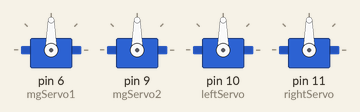
A sketch run on a simulated Arduino Uno, built with avr-gcc and run on an emulated ATmega328P. Shown: 4 × servo. At 6.3 s the program stops and its outputs stay as they are.

Above: at 0.1 s.
At 0.8 s:
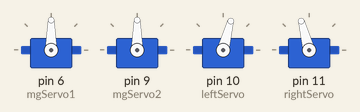
At 3.6 s:
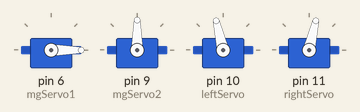
At 5.7 s:
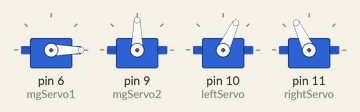
Timing chart, 0 to 7.2 s (numbered marks = the images above):
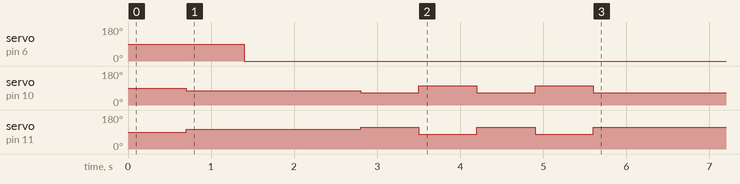

The sketch:

clap.ino
```cpp
#include <Servo.h>

Servo mgServo1;
Servo mgServo2;
Servo leftServo;
Servo rightServo;

void setup() {
  mgServo1.attach(6);
  mgServo2.attach(9);
  leftServo.attach(10);
  rightServo.attach(11);
}


void loop() {
  // default
  mgServo2.write(90);
  delay(700);
  leftServo.write(75);
  rightServo.write(180-75);
  delay(700);
  mgServo1.write(0);
  delay(700);

  // Clap
  mgServo2.write(90);
  delay(700);
  leftServo.write(65);
  rightServo.write(180-65);
  delay(700);
  leftServo.write(103);
  rightServo.write(180-103);
  delay(700);
  leftServo.write(65);
  rightServo.write(180-65);
  delay(700);
  leftServo.write(103);
  rightServo.write(180-103);
  delay(700);
  leftServo.write(65);
  rightServo.write(180-65);
  delay(700);
  // leftServo.write(103);
  // rightServo.write(180-103);
  // delay(700);
  // leftServo.write(65);
  // rightServo.write(180-65);
  // delay(700);
  while(true){}
}
```

Measured:
- by itself, servo on pin 6 (mgServo1): 90° → 0° at 1.4 s
- by itself, servo on pin 10 (leftServo): repeats every 1.4 s: 65° 0.70 s, 103° 0.70 s, until it stays 65° from 5.6 s
- by itself, servo on pin 11 (rightServo): repeats every 1.4 s: 115° 0.70 s, 77° 0.70 s, until it stays 115° from 5.6 s
